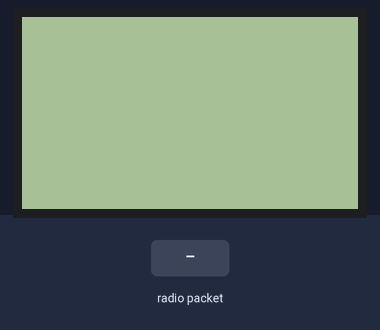
Simulated run of this sketch. Board: Arduino Uno, built with avr-gcc and run on an emulated ATmega328P. On the bench: 84×48 one-colour display. The inputs (shaded band) are chosen by the test bench. No radio packets arrive unless stated; what the sketch prints to the serial monitor is not drawn.

Above: at 2.2 s.
2.3 s: radio packet "1" arrives
At 2.9 s:
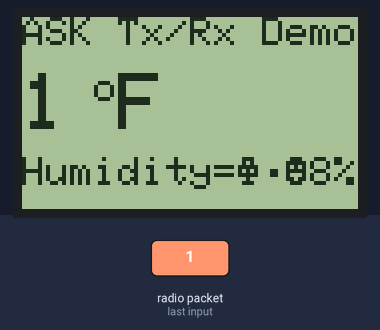
3.8 s: radio packet "0" arrives
At 5.0 s:
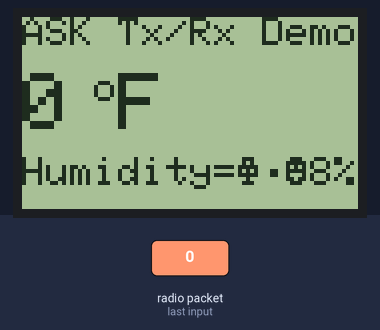
5.3 s: radio packet "2" arrives
At 6.4 s:
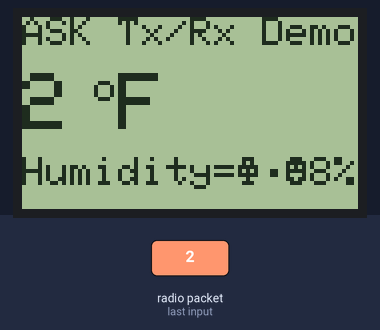
Timing chart, 0 to 8.3 s (numbered marks = the images above; inputs shaded):
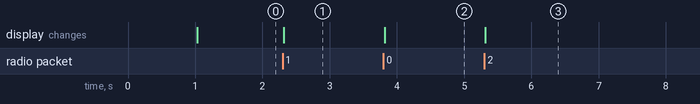

The sketch:

ASK_RX_DHT22.ino
```cpp
#include <VirtualWire.h>
#include <Wire.h>
#include <SPI.h>
#include <Adafruit_GFX.h>
#include <Adafruit_PCD8544.h>
#include <Adafruit_Sensor.h>

Adafruit_PCD8544 display = Adafruit_PCD8544(7, 6, 5, 4, 2);


const int receive_pin = 11;
const int led_pin = 3;

void setup()
{
    delay(1000);
    Serial.begin(9600);	// Debugging only
    Serial.println("setup");
    display.begin();
    display.setContrast(50);
    display.clearDisplay();
    // Initialise the IO and ISR

    vw_set_rx_pin(receive_pin);

    vw_set_ptt_inverted(true); // Required for DR3100
    vw_setup(2000);	 // Bits per sec

    vw_rx_start();       // Start the receiver PLL running
}

void loop()
{
    uint8_t buf[VW_MAX_MESSAGE_LEN];
    uint8_t buflen = VW_MAX_MESSAGE_LEN;

    if (vw_get_message(buf, &buflen)) // Non-blocking
    {
	int i;
        buf[buflen] = '\0';
        digitalWrite(led_pin, HIGH);
	// Message with a good checksum received, print it.
	Serial.print("Got: ");
	Serial.print(buflen);
        Serial.print("Got: ");
	for (i = 0; i < buflen; i++)
	{
	    Serial.write(buf[i]);


	}
	Serial.println();
       // digitalWrite(led_pin, LOW);
    display.clearDisplay();
    display.setTextSize(1);
    display.setTextColor(BLACK);
    display.setCursor(0,0);
    display.print("ASK Tx/Rx Demo");
    display.setTextSize(2);
    display.setTextColor(BLACK);
    display.setCursor(0,14);
    char tt[5]={buf[0],buf[1], buf[2],buf[3],'\0'};
    char rh[5]={buf[6],buf[7], buf[8],buf[9],'\0'};

    display.print(tt);
    display.setTextSize(1);
    display.print(" o");
    display.setTextSize(2);
    display.print("F");
    display.setTextSize(1);
    display.setCursor(0,35);
    display.print("Humidity=");
    display.print(rh);
    display.print("%");

    display.display();
    delay(100);
    digitalWrite(led_pin, LOW);

  }


}
```

Measured:
- after the input at 2.3 s, the display: changes at once (image 1)
- after the input at 3.8 s, the display: changes at once (image 2)
- after the input at 5.3 s, the display: changes at once (image 3)
